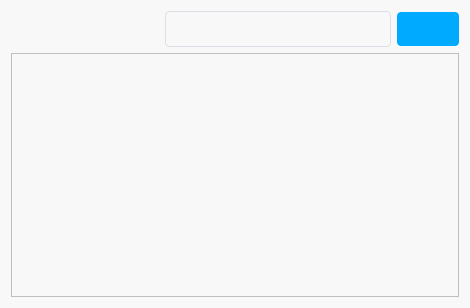
<?xml version="1.0" encoding="UTF-8"?>
<ui version="4.0">
 <class>DataWidget</class>
 <widget class="QWidget" name="DataWidget">
  <property name="geometry">
   <rect>
    <x>0</x>
    <y>0</y>
    <width>470</width>
    <height>308</height>
   </rect>
  </property>
  <property name="windowTitle">
   <string>DataWidget</string>
  </property>
  <property name="styleSheet">
   <string notr="true">QWidget{
background-color: #f8f8f8;
}</string>
  </property>
  <layout class="QVBoxLayout" name="verticalLayout">
   <item>
    <layout class="QHBoxLayout" name="horizontalLayout">
     <item>
      <spacer name="horizontalSpacer">
       <property name="orientation">
        <enum>Qt::Horizontal</enum>
       </property>
       <property name="sizeHint" stdset="0">
        <size>
         <width>40</width>
         <height>20</height>
        </size>
       </property>
      </spacer>
     </item>
     <item>
      <widget class="QLineEdit" name="lineEdit">
       <property name="styleSheet">
        <string notr="true"> QLineEdit {
                border: 1px solid #dcdfe6;
                border-radius: 4px;
                padding: 8px 12px;
                font-size: 14px;
                min-width: 200px;
                selection-background-color: #42b983;
            }
            QLineEdit:focus {
                border: 1px solid #42b983;
                box-shadow: 0 0 0 2px rgba(66, 185, 131, 0.2);
            }
            QLineEdit:hover {
                border-color: #c0c4cc;
            }</string>
       </property>
      </widget>
     </item>
     <item>
      <widget class="QPushButton" name="pushButton">
       <property name="styleSheet">
        <string notr="true">QPushButton {
				image: url(:/image/search.png);
				background-color:#00aaff;
                border: none;
                border-radius: 4px;
                padding: 8px 16px;
                font-size: 14px;
                min-width: 30px;
				max-width:30px;
				min-height:18px;
		
            }
            QPushButton:hover {
                background-color: #35a371;
            }
            QPushButton:pressed {
                background-color: #2d8f62;
            }
            QPushButton:disabled {
                background-color: #cccccc;
            }</string>
       </property>
       <property name="text">
        <string/>
       </property>
      </widget>
     </item>
    </layout>
   </item>
   <item>
    <widget class="QTableView" name="tableView">
     <property name="styleSheet">
      <string notr="true">QTableView {
                background-color: white;
                border: 1px solid #dcdfe6;
                border-radius: 4px;
                gridline-color: #ebeef5;
                font-size: 14px;
            }
            
            /* 表头样式 */
            QHeaderView::section {
                background-color: #f5f7fa;
                color: #606266;
                height: 40px;
                border: none;
                border-bottom: 1px solid #dcdfe6;
                font-weight: bold;
            }
            
            /* 行样式 */
            QTableView::item {
                padding: 8px 12px;
                border-bottom: 1px solid #ebeef5;
            }
            
            /* 选中行样式 */
            QTableView::item:selected {
                background-color: #ecf5ff;
                color: #409eff;
            }
            
            /* 悬停行样式 */
            QTableView::item:hover {
                background-color: #f5f7fa;
            }
            
            /* 交替行颜色 */
            QTableView::item:nth-child(even) {
                background-color: #fafafa;
            }
        &quot;&quot;&quot;)
</string>
     </property>
    </widget>
   </item>
  </layout>
 </widget>
 <resources/>
 <connections/>
</ui>
